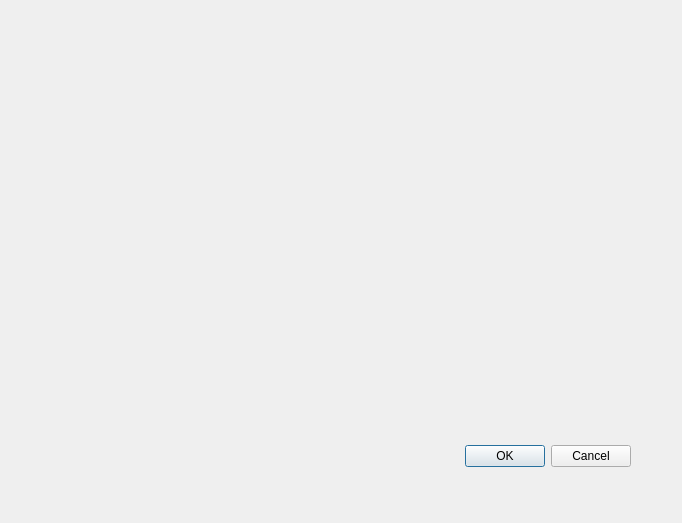
<?xml version="1.0" encoding="UTF-8"?>
<ui version="4.0">
 <class>Dialog</class>
 <widget class="QDialog" name="Dialog">
  <property name="geometry">
   <rect>
    <x>0</x>
    <y>0</y>
    <width>682</width>
    <height>523</height>
   </rect>
  </property>
  <property name="windowTitle">
   <string>Dialog</string>
  </property>
  <widget class="QDialogButtonBox" name="buttonBox">
   <property name="geometry">
    <rect>
     <x>10</x>
     <y>440</y>
     <width>621</width>
     <height>32</height>
    </rect>
   </property>
   <property name="orientation">
    <enum>Qt::Horizontal</enum>
   </property>
   <property name="standardButtons">
    <set>QDialogButtonBox::Cancel|QDialogButtonBox::Ok</set>
   </property>
  </widget>
 </widget>
 <resources/>
 <connections>
  <connection>
   <sender>buttonBox</sender>
   <signal>accepted()</signal>
   <receiver>Dialog</receiver>
   <slot>accept()</slot>
   <hints>
    <hint type="sourcelabel">
     <x>248</x>
     <y>254</y>
    </hint>
    <hint type="destinationlabel">
     <x>157</x>
     <y>274</y>
    </hint>
   </hints>
  </connection>
  <connection>
   <sender>buttonBox</sender>
   <signal>rejected()</signal>
   <receiver>Dialog</receiver>
   <slot>reject()</slot>
   <hints>
    <hint type="sourcelabel">
     <x>316</x>
     <y>260</y>
    </hint>
    <hint type="destinationlabel">
     <x>286</x>
     <y>274</y>
    </hint>
   </hints>
  </connection>
 </connections>
</ui>
